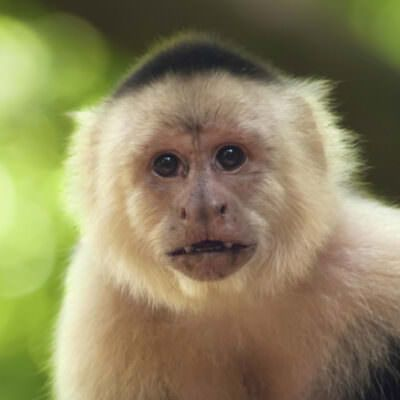
#> input picture tests/in2.jpg, 400 x 400 px
$ python image-to-ascii.py --img tests/in2.jpg --out out.png
#> lines starting #> are read from the running program, lines starting #| are printed output that depends on the picture
from PIL import Image
import numpy as np
import os
import math
import argparse

#Author: Braeden Ellershaw (braeden.ellershaw@gmail.com)
#Description: Generates an ascii .txt file from an image using python
#Usage: python image-to-ascii.py -i [input file location] -o [output file location]
#Date of Creation: June 11, 2022
#Last Updated June 11, 2022

def main():

    #get arguments from command line
    parser = argparse.ArgumentParser(description='Generates an ascii .txt file from an image.')
    parser.add_argument("-i","--img", help = "The file path of the image to convert.",required = True,  default="", type = str)
    parser.add_argument("-o","--out", help = "Output file location.", default="", required = True, type = str)
    parser.add_argument("-x","--x_px", help = "The x-axis pixel size for each chunk ", default="32", required = False, type = int)
    parser.add_argument("-y","--y_px", help = "The y-axis pixel size for each chunk ", default="32", required = False, type = int)
    parser.add_argument("-c","--cont", help = "The image contrast. options are \"low\", \"med\", and \"high\"", default="med", choices = ["low","med","high"] ,required = False, type = str)
    args = parser.parse_args()

    #set variables to corresponding argument values
    img_loc = args.img #the location of the input image
    out_loc = args.out #the location of the output file
    x_px = args.x_px #the x-axis pixel size for each chunk
    y_px = args.y_px #the y-axis pixel size for each chunk
    contrast =  args.cont

    #load image and convert it to grayscale
    img = Image.open(img_loc) # open image as img
#> img is the input picture: PIL image 400x400 RGB; mean R, G, B 139.6, 131.4, 93.2
    img = img.convert('L') #convert img to grayscale
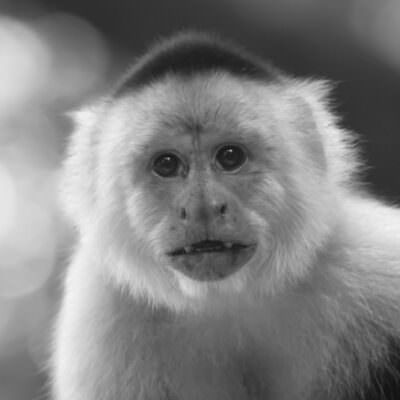
#> img: PIL image 400x400 L; min 16, max 245, mean 129.5
    np_img = np.asarray(img) #create numpy array from img
    ascii_arr = np.empty( (math.ceil(np_img.shape[0]/x_px),(math.ceil(np_img.shape[1]/y_px))), dtype=str) #numpy array that holds numpy values

    #create chunks and process image
    for x in range(0,np_img.shape[0],x_px):
        for y in range(0,np_img.shape[1],y_px):

            img_chunk = np_img[x:(x+x_px),y:(y+y_px)] #create chunk from imput image
            color_avg = 255 - np.average(img_chunk) #average brightness of the chunk
            ascii_char = get_ascii(color_avg,contrast) #create ascii character from average brightness
            ascii_arr[int(x/x_px), int(y/y_px)] = ascii_char #assign character to location in output array

    np.savetxt(X = ascii_arr, fname = out_loc, fmt = "%s") #save to file location
    print("ASCII image saved to:", os.path.abspath(out_loc))

#convert sections to ascii characters with same average
def get_ascii(color_avg,contrast):

    if contrast == "low":
        if color_avg >= 230:
            return "$"
        elif color_avg >= 200:
            return "A"
        elif color_avg >= 180:
            return "V"
        elif color_avg >= 150:
            return "0"
        elif color_avg >= 100:
            return "$"
        elif color_avg >= 50:
            return "I"
        elif color_avg >= 25:
            return "1"
        else:
            return "-"

    elif contrast == "med":
        if color_avg >= 200:
            return "$"
        elif color_avg >= 180:
            return "V"
        elif color_avg >= 120:
            return "0"
        elif color_avg >= 80:
            return "$"
        elif color_avg >= 50:
            return "I"
        elif color_avg >= 25:
            return "1"
        else:
            return "-"

    elif contrast == "high":
        if color_avg >= 180:
            return "$"
        elif color_avg >= 120:
            return "A"
        else:
            return "-"
main()
